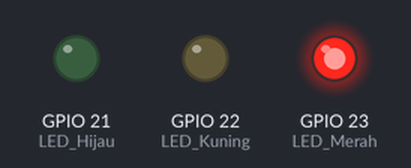
The program below on a simulated ESP32. Parts: output pins drawn as LEDs (lit = HIGH).

Above: at 10.0 s.
At 22.5 s:
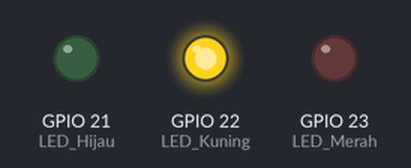
At 40.0 s:
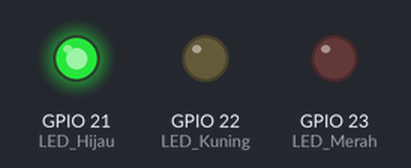
Timing chart, 0 to 71.5 s (numbered marks = the images above):
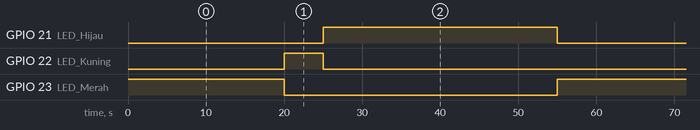

The program:

main.cpp
```cpp
#include <Arduino.h>

void setup() {
  pinMode(23, OUTPUT); // LED Merah
  pinMode(22, OUTPUT); // LED Kuning
  pinMode(21, OUTPUT); // LED Hijau
}

void loop() {
  // Lampu Merah menyala selama 20 detik
  digitalWrite(23, HIGH);
  digitalWrite(22, LOW);
  digitalWrite(21, LOW);
  delay(20000); // 20 detik

  // Lampu Kuning menyala selama 5 detik
  digitalWrite(23, LOW);
  digitalWrite(22, HIGH);
  digitalWrite(21, LOW);
  delay(5000); // 5 detik

  // Lampu Hijau menyala selama 30 detik
  digitalWrite(23, LOW);
  digitalWrite(22, LOW);
  digitalWrite(21, HIGH);
  delay(30000); // 30 detik
}
```

Measured:
- by itself, GPIO 21 (LED_Hijau): alternates HIGH for 30.0 s and LOW for 25.0 s
- by itself, GPIO 22 (LED_Kuning): alternates HIGH for 5.0 s and LOW for 50.0 s
- by itself, GPIO 23 (LED_Merah): alternates HIGH for 20.0 s and LOW for 35.0 s
